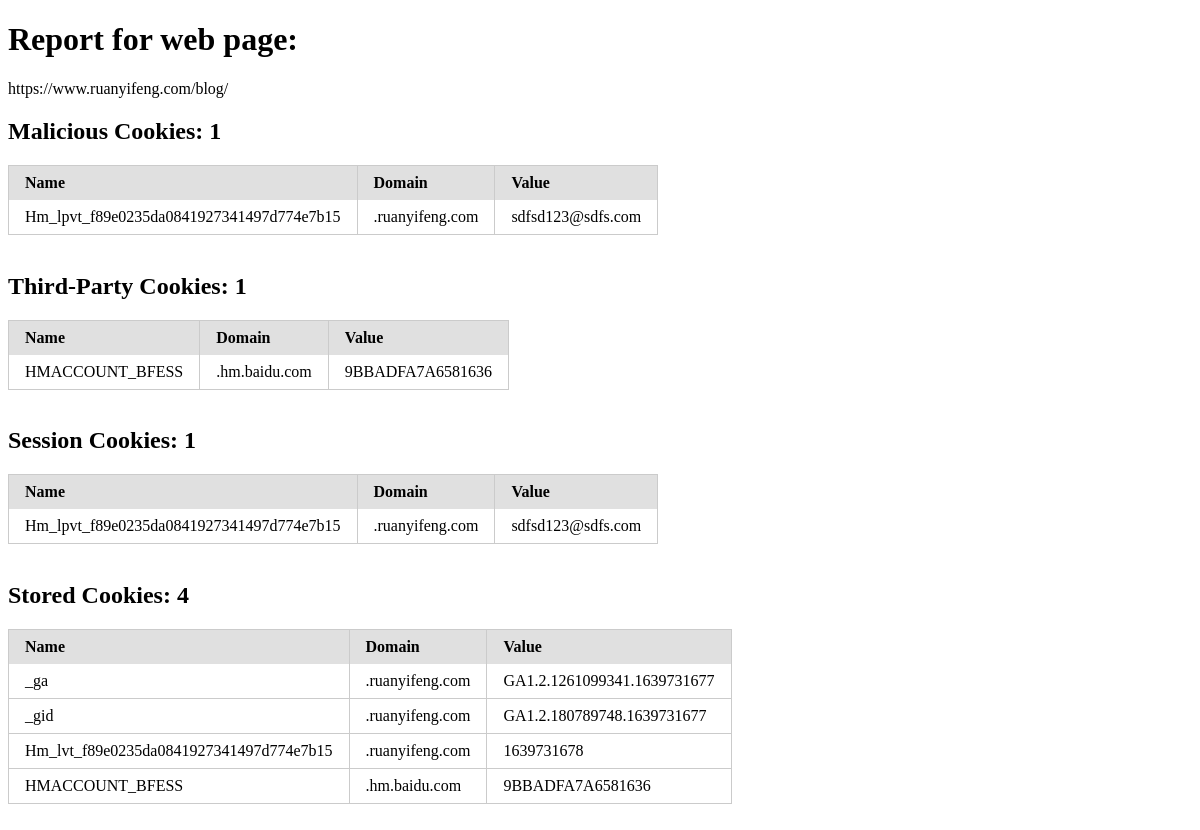
Screenshot of /analyser/report/ with the database file from the repository.
### analyser/models.py (models this page shows)
class CookiesList(models.Model):
    owner = models.CharField(max_length=128)
    cookies = models.JSONField(null=True)
    domain = models.URLField(null=True)
    url = models.URLField(null=True)

class Temp(models.Model):
    domain = models.URLField()
    expirationDate = models.CharField(max_length=128, null=True)
    hostOnly = models.BooleanField(null=True)
    httpOnly = models.BooleanField(null=True)
    name = models.CharField(max_length=128, null=True)
    path = models.CharField(max_length=128, null=True)
    sameSite = models.CharField(max_length=128, null=True)
    secure = models.BooleanField(null=True)
    session = models.BooleanField(null=True)
    storeId = models.IntegerField(default=0)
    value = models.CharField(max_length=4096, null=True)
    isMalicious = models.IntegerField(default=-1)
    isThirdPartyCookie = models.IntegerField(default=-1)

### analyser/views.py (the view)
# urls.py: path('report/', views.report, name='report')
def report(request):
    context_dict = {}
    context_dict['url'] = CookiesList.objects.get(owner=test_owner).url
    context_dict['session_cookies'] = Temp.objects.filter(expirationDate='Session')
    context_dict['stored_cookies'] = Temp.objects.exclude(expirationDate='Session')
    context_dict['third_party_cookies'] = Temp.objects.filter(isThirdPartyCookie=1)
    context_dict['malicious_cookies'] = Temp.objects.filter(isMalicious=1)
    return render(request, 'analyser/report.html', context=context_dict)

### templates/analyser/report.html (shortened to what this page needs)
<!DOCTYPE html>
{% load static %}
<html>
    <head>
        <link rel="stylesheet" href="{% static "css/report.css" %}">
    </head>
    <body>
        <div>
            <h1>Report for web page:</h1>
            <label>{{ url }}</label>
        </div>
        <div>
        <h2>Malicious Cookies: {{ malicious_cookies|length }}</h2>
        {% if malicious_cookies %}
        <table class="cookies-list cookies-list-bordered">
            <thead>
                <tr>
                    <th>Name</th>
                    <th>Domain</th>
                    <th>Value</th>
                </tr>
            </thead>
            <tbody>
            {% for cookie in malicious_cookies %}
                <tr>
                    <td>{{ cookie.name }}</td>
                    <td>{{ cookie.domain }}</td>
                    <td>{{ cookie.value }}</td>
                </tr>
            {% endfor %}
            </tbody>
        </table>
        {% endif %}
        <br>
        </div>
        <div>
        <h2>Third-Party Cookies: {{ third_party_cookies|length }}</h2>
        {% if third_party_cookies %}
        <table class="cookies-list cookies-list-bordered">
            <thead>
                <tr>
                    <th>Name</th>
                    <th>Domain</th>
                    <th>Value</th>
                </tr>
            </thead>
            <tbody>
            {% for cookie in third_party_cookies %}
                <tr>
                    <td >{{ cookie.name }}</td>
                    <td>{{ cookie.domain }}</td>
                    <td>{{ cookie.value }}</td>
                </tr>
            {% endfor %}
            </tbody>
        </table>
        {% endif %}
        <br>
        </div>
        <div>
        <h2>Session Cookies: {{ session_cookies|length }}</h2>
        {% if session_cookies %}
        <table class="cookies-list cookies-list-bordered">
            <thead>
                <tr>
                    <th>Name</th>
                    <th>Domain</th>
                    <th>Value</th>
                </tr>
            </thead>
            <tbody>
            {% for cookie in session_cookies %}
                <tr>
                    <td>{{ cookie.name }}</td>
                    <td>{{ cookie.domain }}</td>
                    <td>{{ cookie.value }}</td>
                </tr>
            {% endfor %}
            </tbody>
        </table>
        {% endif %}
        <br>
        </div>
        <div>
        <h2>Stored Cookies: {{ stored_cookies|length }}</h2>
        {% if stored_cookies %}
        <table class="cookies-list cookies-list-bordered">
            <thead>
                <tr>
                    <th>Name</th>
                    <th>Domain</th>
                    <th>Value</th>
                </tr>
            </thead>
            <tbody>
            {% for cookie in stored_cookies %}
                <tr>
                    <td>{{ cookie.name }}</td>
                    <td>{{ cookie.domain }}</td>
                    <td>{{ cookie.value }}</td>
                </tr>
            {% endfor %}
            </tbody>
        </table>
        {% endif %}
        <br>
        </div>
    </body>
</html>

### static/css/report.css (style rules this page uses)
table { border-collapse: collapse; border-spacing: 0; }
td,th { padding: 0; }
.cookies-list { border-collapse: collapse; border-spacing: 0; empty-cells: show; border: 1px solid #cbcbcb; }
.cookies-list td,.cookies-list th { border-left: 1px solid #cbcbcb; border-width: 0 0 0 1px; font-size: inherit; margin: 0; overflow: visible; padding: .5em 1em; }
.cookies-list thead { background-color: #e0e0e0; color: #000; text-align: left; vertical-align: bottom; }
.cookies-list td { background-color: transparent; }
.cookies-list-bordered td { border-bottom: 1px solid #cbcbcb; }
.cookies-list-bordered tbody>tr:last-child>td { border-bottom-width: 0; }

### rows the page displays
CookiesList: url "https://www.ruanyifeng.com/blog/"
Temp: name "Hm_lpvt_f89e0235da0841927341497d774e7b15", domain ".ruanyifeng.com", value "sdfsd123@sdfs.com"
Temp: name "HMACCOUNT_BFESS", domain ".hm.baidu.com", value "9BBADFA7A6581636"
Temp: name "_ga", domain ".ruanyifeng.com", value "GA1.2.1261099341.1639731677"
Temp: name "_gid", domain ".ruanyifeng.com", value "GA1.2.180789748.1639731677"
Temp: name "Hm_lvt_f89e0235da0841927341497d774e7b15", domain ".ruanyifeng.com", value "1639731678"

### other values shown
{{ malicious_cookies|length }} "1"
{{ third_party_cookies|length }} "1"
{{ session_cookies|length }} "1"
{{ stored_cookies|length }} "4"
